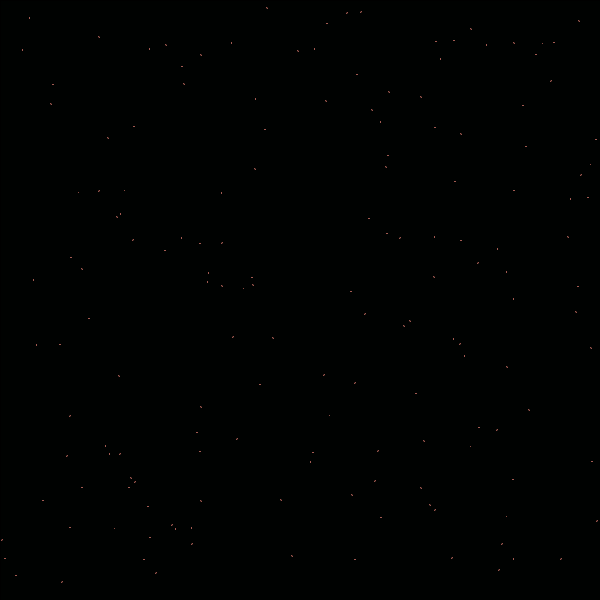
Frame 1 (no input)
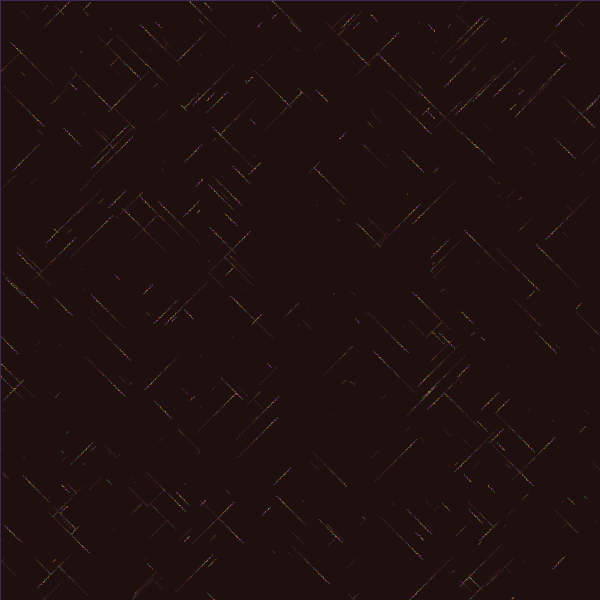
Frame 60 (the mouse pressed at the canvas centre just before this capture)
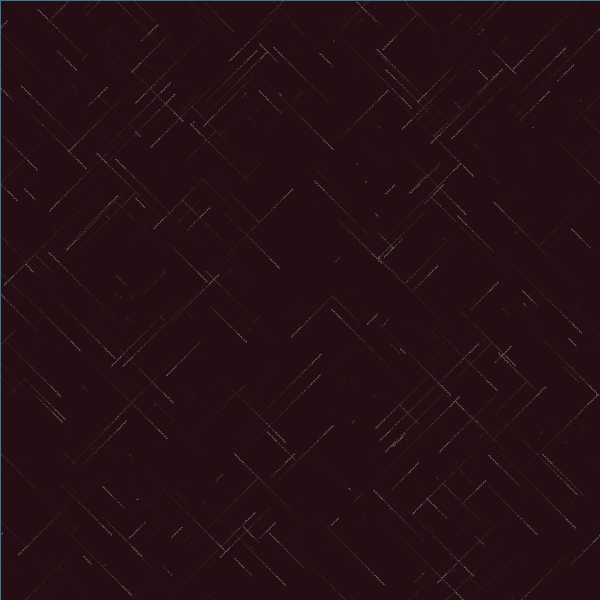
Frame 120 (the mouse held since frame 60 and released just before this capture)

The Processing sketch that drew these frames (run headless with seeded random() and noise(); from frame 60 on, the mouse is pressed at the canvas centre):

// Processing sketch: processing_62942
// ── processing_62942.pde

/***
* Sketch original de Leo Solaas
* Modificado por Agustín Pecchia para el Seminario de Arte Generarivo
* Maestría en Artes Electrónicas - UNTreF 2012
*
* Este código se distribuye bajo licencia GNU/GPL v3: http://www.gnu.org/licenses/gpl.txt
***/

//cantidad de agentes autónomos
int cant = 160;

Bola bolas[];

void setup(){
  size(600, 600);
  background(0);
  //frameRate(20);
  //fill(0);
  //strokeWeight(2);
  smooth();
   //crear todos los agentes y almacenarlos en un array
  bolas = new Bola[cant];
  for(int n=0; n<cant; n++){
    bolas[n] = new Bola();
  }
  
}

void draw(){
  fill(random(79),random(38),random(41),random(16));
  rect(0,0,width,height);
  stroke(random(255), random(203), random(198),random(78,213));
  //recorrer todos los agentes y moverlos
  for(int i=0; i<cant; i++){
    bolas[i].paso();
  }
}

//definición de la clase Bola
class Bola{
  // vectores de posición y velocidad
  PVector pos, vel;

  Bola(){
    pos = new PVector(random(width), random(height));
    vel = new PVector(random(2)<1 ? -1 : 1, random(2)<1 ? -1 : 1);
    vel.normalize();
  }
  
  void paso(){
    // almacenar la posición actual antes de cambiarla
    PVector prev = new PVector(pos.x, pos.y);
    //modificar mi posición actual sumándole mi velocidad
    pos.add(vel);

    
    //leer el color del pixel en el que estoy
    color pcol = get(int(pos.x), int(pos.y));
    
    //dibujar trayectoria
    line(prev.x, prev.y, pos.x, pos.y);
    
    //si estoy en un pixel que ya fue pintado, saltar a otro punto de la pantalla
    if(red(pcol) > 150){
      pos.x = random(width);
      pos.y = random(height);
      }
    if(green(pcol) > 83){
      pos.x = random(width);
      pos.y = random(height);
      }
    if(blue(pcol) > 42){
      pos.x = random(width);
      pos.y = random(height);
      } 
    
    //si me voy por un borde de la pantalla, reingresar por el opuesto
    if(pos.x < 0) pos.x += width;
    if(pos.x > width) pos.x -= width;
    if(pos.y < 0) pos.y += height;
    if(pos.x > height) pos.y -= height;
  }
}
